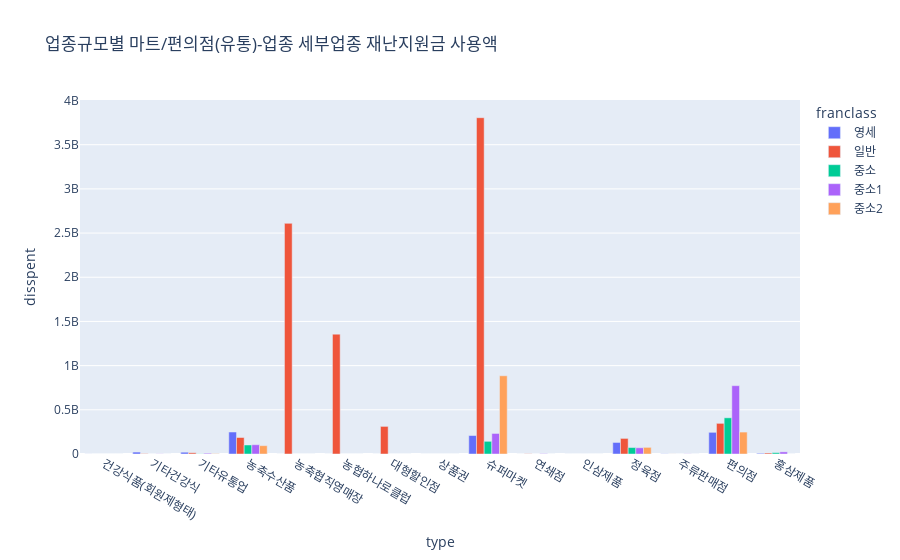

The notebook cell saved with this chart:
### Code cell
fig = px.bar(df1[df1.category == '마트/편의점(유통)'], x = 'type', y = 'disspent', color = 'franclass', barmode = 'group',
             title='업종규모별 마트/편의점(유통)-업종 세부업종 재난지원금 사용액')
fig.show()

### Figure 1 — Plotly figure (JSON) as saved in the notebook; plotly's stock layout.template omitted (floating-point values rounded to 4 significant figures)
{"data": [{"alignmentgroup": "True", "hovertemplate": "franclass=영세<br>type=%{x}<br>disspent=%{y}<extra></extra>", "legendgroup": "영세", "marker": {"color": "#636efa"}, "name": "영세", "offsetgroup": "영세", "orientation": "v", "showlegend": true, "textposition": "auto", "type": "bar", "x": ["건강식품(회원제형태)", "기타건강식", "기타유통업", "농축수산품", "농축협직영매장", "농협하나로클럽", "대형할인점", "상품권", "슈퍼마켓", "연쇄점", "인삼제품", "정육점", "주류판매점", "편의점", "홍삼제품"], "xaxis": "x", "y": [479840, 21736120, 20232562, 248678720, 0, 0, 0, 0, 208999779, 0, 324660, 130633760, 1795350, 245224241, 7691360], "yaxis": "y"}, {"alignmentgroup": "True", "hovertemplate": "franclass=일반<br>type=%{x}<br>disspent=%{y}<extra></extra>", "legendgroup": "일반", "marker": {"color": "#EF553B"}, "name": "일반", "offsetgroup": "일반", "orientation": "v", "showlegend": true, "textposition": "auto", "type": "bar", "x": ["건강식품(회원제형태)", "기타건강식", "기타유통업", "농축수산품", "농축협직영매장", "농협하나로클럽", "대형할인점", "상품권", "슈퍼마켓", "연쇄점", "인삼제품", "정육점", "주류판매점", "편의점", "홍삼제품"], "xaxis": "x", "y": [0, 3526640, 13934790, 186744521, 2609627232, 1356168646, 312300410, 0, 3805387873, 2169320, 0, 176419236, 456400, 346859953, 11238743], "yaxis": "y"}, {"alignmentgroup": "True", "hovertemplate": "franclass=중소<br>type=%{x}<br>disspent=%{y}<extra></extra>", "legendgroup": "중소", "marker": {"color": "#00cc96"}, "name": "중소", "offsetgroup": "중소", "orientation": "v", "showlegend": true, "textposition": "auto", "type": "bar", "x": ["건강식품(회원제형태)", "기타건강식", "기타유통업", "농축수산품", "농축협직영매장", "농협하나로클럽", "대형할인점", "상품권", "슈퍼마켓", "연쇄점", "인삼제품", "정육점", "주류판매점", "편의점", "홍삼제품"], "xaxis": "x", "y": [0, 135530, 1971720, 102103882, 0, 0, 0, 0, 143482753, 0, 275000, 73008160, 40800, 409477751, 15254150], "yaxis": "y"}, {"alignmentgroup": "True", "hovertemplate": "franclass=중소1<br>type=%{x}<br>disspent=%{y}<extra></extra>", "legendgroup": "중소1", "marker": {"color": "#ab63fa"}, "name": "중소1", "offsetgroup": "중소1", "orientation": "v", "showlegend": true, "textposition": "auto", "type": "bar", "x": ["건강식품(회원제형태)", "기타건강식", "기타유통업", "농축수산품", "농축협직영매장", "농협하나로클럽", "대형할인점", "상품권", "슈퍼마켓", "연쇄점", "인삼제품", "정육점", "주류판매점", "편의점", "홍삼제품"], "xaxis": "x", "y": [0, 1540930, 8561354, 104962957, 0, 0, 0, 0, 232409470, 3379938, 0, 70410828, 1549480, 773069438, 24112160], "yaxis": "y"}, {"alignmentgroup": "True", "hovertemplate": "franclass=중소2<br>type=%{x}<br>disspent=%{y}<extra></extra>", "legendgroup": "중소2", "marker": {"color": "#FFA15A"}, "name": "중소2", "offsetgroup": "중소2", "orientation": "v", "showlegend": true, "textposition": "auto", "type": "bar", "x": ["건강식품(회원제형태)", "기타건강식", "기타유통업", "농축수산품", "농축협직영매장", "농협하나로클럽", "대형할인점", "상품권", "슈퍼마켓", "연쇄점", "인삼제품", "정육점", "주류판매점", "편의점", "홍삼제품"], "xaxis": "x", "y": [0, 0, 3451140, 94272359, 0, 0, 0, 0, 885126644, 0, 0, 75084660, 70000, 248100547, 297000], "yaxis": "y"}], "layout": {"barmode": "group", "legend": {"title": {"text": "franclass"}, "tracegroupgap": 0}, "title": {"text": "업종규모별 마트/편의점(유통)-업종 세부업종 재난지원금 사용액"}, "xaxis": {"anchor": "y", "domain": [0, 1], "title": {"text": "type"}}, "yaxis": {"anchor": "x", "domain": [0, 1], "title": {"text": "disspent"}}}}
